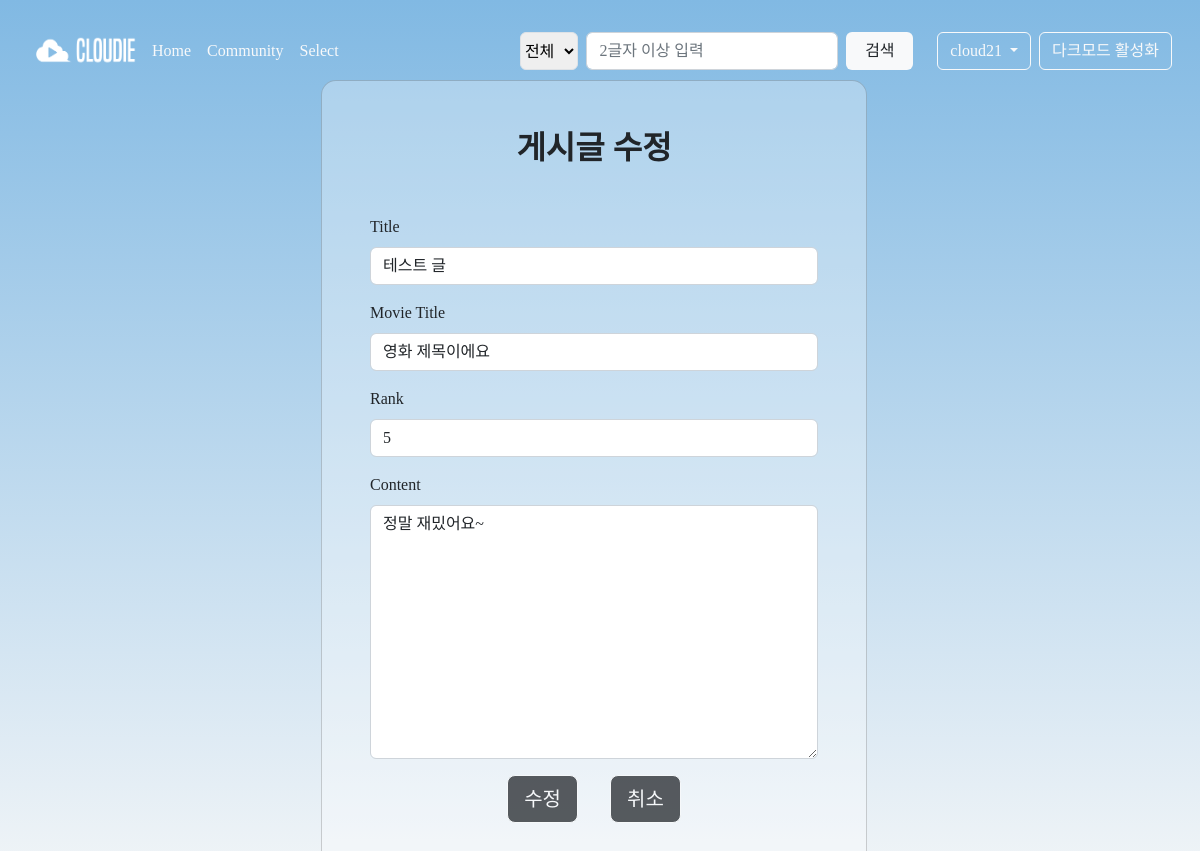
The app's page /community/7/edit/ (signed in) with its own data.
### accounts/models.py (models this page shows)
class User(AbstractUser):
    class GenderChoices(models.TextChoices):
        MALE = '남성', '남성'
        FEMALE = '여성', '여성'
    followings = models.ManyToManyField('self', symmetrical=False, related_name='followers')
    lovings = models.ManyToManyField('self', symmetrical=False, related_name='lovers')
    favorite = models.IntegerField(null=True)
    age = models.IntegerField(null=True)
    gender = models.CharField(choices=GenderChoices.choices, max_length=2, blank=True)
    phone_number = models.CharField(validators=[RegexValidator(r'010-?[1-9]\d{3}-?\d{4}$')], max_length=13, blank=True)
    self_introduce = models.TextField(null=True)

### community/models.py (models this page shows)
class Review(models.Model):
    title = models.CharField(max_length=100)
    movie_title = models.CharField(max_length=50)
    rank = models.IntegerField()
    content = models.TextField()
    created_at = models.DateTimeField(auto_now_add=True)
    updated_at = models.DateTimeField(auto_now=True)
    user = models.ForeignKey(settings.AUTH_USER_MODEL, on_delete=models.CASCADE)
    like_users = models.ManyToManyField(settings.AUTH_USER_MODEL, related_name='like_reviews')

### community/views.py (the view)
# urls.py: path('<int:pk>/edit/', views.edit, name='edit'),
def edit(request, pk):
    review = get_object_or_404(Review, pk=pk)
    if request.user == review.user:
        if request.method =="POST":
            form = ReviewForm(request.POST, instance=review)
            if form.is_valid():
                review
                form.save()
                return redirect('community:detail', review.pk)
        else:
            form = ReviewForm(instance=review)
    else:
        return redirect('community:index')
    context = {
        'form': form,
        'review': review,
    }
    return render(request, 'community/edit.html', context)

### community/forms.py
class ReviewForm(forms.ModelForm):
    title = forms.CharField(
        label="Title",
        widget=forms.TextInput(attrs={
            "placeholder": "글 제목을 작성하세요",
        })
    )
    movie_title = forms.CharField(
        label="Movie Title",
        widget=forms.TextInput(attrs={
            "placeholder": "영화 제목을 작성하세요",
        })
    )
    rank = forms.CharField(
        label="Rank",
        widget=forms.TextInput(attrs={
            "placeholder": "영화 점수를 입력하세요",
        })
    )
    content = forms.CharField(
        label="Content",
        widget=forms.Textarea(attrs={
            "placeholder": "게시글을 입력하세요",
        })
    )
    class Meta:
        model = Review
        fields = ['title', 'movie_title', 'rank', 'content']

### community/templates/community/edit.html (shortened to what this page needs)
{% extends 'base.html' %}
{% load bootstrap5 %}
{% block content %}
  <div class="mask d-flex align-items-center h-100 ">
    <div class="container h-100">
      <div class="row d-flex justify-content-center align-items-center h-100">
        <div class="col-12 col-md-9 col-lg-7 col-xl-6">
          <div class="card" style="border-radius: 15px;">
            <div class="card-body p-5">
              <h2 class="fw-bold text-dark text-uppercase text-center mb-5">게시글 수정</h2>
              <form class="text-dark"action="{% url 'community:edit' review.pk %}" method="POST">
                {% bootstrap_form form %}
                <div class="d-flex justify-content-center">
                  <button type="submit" class="btn btn-dark opacity-75 text-light border border-light btn-block btn-lg gradient-custom text-uppercase mx-3">수정</button>
                  <a href="{% url 'community:detail' review.pk %}" class="btn btn-dark opacity-75 text-light border border-light btn-block btn-lg gradient-custom text-uppercase mx-3">취소</a>
                </div>
              </form>
            </div>
          </div>
        </div>
      </div>
    </div>
  </div>
{% endblock content %}

### templates/base.html (shortened to what this page needs)
<!DOCTYPE html>
<html lang="en">
  <head>
    <link href="https://cdn.jsdelivr.net/npm/bootstrap@5.2.0-beta1/dist/css/bootstrap.min.css" rel="stylesheet">
</head>
<body>
  <nav class="mx-3 navbar navbar-expand-lg fixed-top">
    <div class="container-fluid">
      <a class="m-2 navbar-brand" href="{% url 'movies:index' %}">
        <img id="logo" src="/media/cloudie_white.png" alt="" width="100" height="60">
      </a>
      <div class="collapse navbar-collapse" id="navbarNavAltMarkup">
        <div class="navbar-nav">
          <a class="nav-link active text-light" aria-current="page" href="{% url 'movies:index' %}">Home</a>
          <a class="nav-link text-light" href="{% url 'community:index' %}">Community</a>
          <a class="nav-link text-light" href="{% url 'movies:select' %}">Select</a>
        </div>
      </div>
      <form id="searchForm" class="d-flex mx-3" role="search" method="get" action="{% url "movies:search" %}">
        <select style="width: 6em;" class="border rounded custom-select custom-select-md mx-2" name="type">
            <option value="all">전체</option>
        </select>
        <input id="search" class="form-control me-2" type="search" placeholder="2글자 이상 입력" aria-label="Search" name="movie">
        <button class="col-2 btn bg-light" type="submit">검색</button>
      </form>
      <div class="dropdown mx-2">
        <button class="btn border border-light opacity-100 dropdown-toggle my-3 text-light" type="button" data-bs-toggle="dropdown" aria-expanded="false">
          {% if user.username %}
            {{ user.username }}
          {% else %}
            Anonymous
          {% endif %}
        </button>
      </div>
      <button id="modeselect" class="btn border border-light opacity-100 text-light">다크모드 활성화</button>
    </div>
  </nav>
  {% block content %}
  {% endblock content %}
</body>
</html>

### records on screen
User: username "cloud21"
Review: title "테스트 글", movie_title "영화 제목이에요", rank "5", content "정말 재밌어요~"
